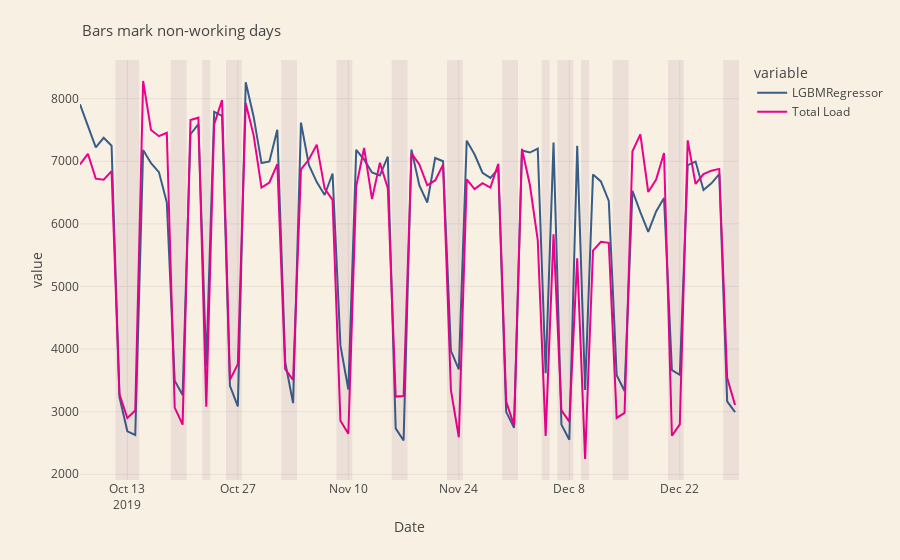

Notebook cell for this chart:
### Code cell
model_stats_df = get_prediction_stats(predictions['Total Load'], predictions['LGBMRegressor'], 'LightGBM-Total')
stats = stats.append(model_stats_df)
print(model_stats_df)
fig = px.line(predictions[['Date', 'LGBMRegressor','Total Load']].set_index('Date'))
mark_days_on_plot(fig, off_days)

### Figure 1 — Plotly figure (JSON) as saved in the notebook; plotly's stock layout.template omitted (floating-point values rounded to 4 significant figures)
{"data": [{"hovertemplate": "variable=LGBMRegressor<br>Date=%{x}<br>value=%{y}<extra></extra>", "legendgroup": "LGBMRegressor", "line": {"color": "#385E88", "dash": "solid"}, "marker": {"symbol": "circle"}, "mode": "lines", "name": "LGBMRegressor", "orientation": "v", "showlegend": true, "type": "scatter", "x": ["2019-10-07T00:00:00", "2019-10-08T00:00:00", "2019-10-09T00:00:00", "2019-10-10T00:00:00", "2019-10-11T00:00:00", "2019-10-12T00:00:00", "2019-10-13T00:00:00", "2019-10-14T00:00:00", "2019-10-15T00:00:00", "2019-10-16T00:00:00", "2019-10-17T00:00:00", "2019-10-18T00:00:00", "2019-10-19T00:00:00", "2019-10-20T00:00:00", "2019-10-21T00:00:00", "2019-10-22T00:00:00", "2019-10-23T00:00:00", "2019-10-24T00:00:00", "2019-10-25T00:00:00", "2019-10-26T00:00:00", "2019-10-27T00:00:00", "2019-10-28T00:00:00", "2019-10-29T00:00:00", "2019-10-30T00:00:00", "2019-10-31T00:00:00", "2019-11-01T00:00:00", "2019-11-02T00:00:00", "2019-11-03T00:00:00", "2019-11-04T00:00:00", "2019-11-05T00:00:00", "2019-11-06T00:00:00", "2019-11-07T00:00:00", "2019-11-08T00:00:00", "2019-11-09T00:00:00", "2019-11-10T00:00:00", "2019-11-11T00:00:00", "2019-11-12T00:00:00", "2019-11-13T00:00:00", "2019-11-14T00:00:00", "2019-11-15T00:00:00", "2019-11-16T00:00:00", "2019-11-17T00:00:00", "2019-11-18T00:00:00", "2019-11-19T00:00:00", "2019-11-20T00:00:00", "2019-11-21T00:00:00", "2019-11-22T00:00:00", "2019-11-23T00:00:00", "2019-11-24T00:00:00", "2019-11-25T00:00:00", "2019-11-26T00:00:00", "2019-11-27T00:00:00", "2019-11-28T00:00:00", "2019-11-29T00:00:00", "2019-11-30T00:00:00", "2019-12-01T00:00:00", "2019-12-02T00:00:00", "2019-12-03T00:00:00", "2019-12-04T00:00:00", "2019-12-05T00:00:00", "2019-12-06T00:00:00", "2019-12-07T00:00:00", "2019-12-08T00:00:00", "2019-12-09T00:00:00", "2019-12-10T00:00:00", "2019-12-11T00:00:00", "2019-12-12T00:00:00", "2019-12-13T00:00:00", "2019-12-14T00:00:00", "2019-12-15T00:00:00", "2019-12-16T00:00:00", "2019-12-17T00:00:00", "2019-12-18T00:00:00", "2019-12-19T00:00:00", "2019-12-20T00:00:00", "2019-12-21T00:00:00", "2019-12-22T00:00:00", "2019-12-23T00:00:00", "2019-12-24T00:00:00", "2019-12-25T00:00:00", "2019-12-26T00:00:00", "2019-12-27T00:00:00", "2019-12-28T00:00:00", "2019-12-29T00:00:00"], "xaxis": "x", "y": [7910.0, 7553.0, 7223.0, 7376.0, 7249.0, 3234.0, 2686.0, 2627.0, 7182.0, 6970.0, 6827.0, 6344.0, 3493.0, 3265.0, 7432.0, 7592.0, 3728.0, 7789.0, 7724.0, 3414.0, 3083.0, 8261.0, 7713.0, 6972.0, 6998.0, 7505.0, 3793.0, 3137.0, 7617.0, 6943.0, 6668.0, 6461.0, 6805.0, 4055.0, 3355.0, 7184.0, 7025.0, 6822.0, 6774.0, 7073.0, 2734.0, 2540.0, 7186.0, 6616.0, 6342.0, 7053.0, 7001.0, 3973.0, 3676.0, 7330.0, 7109.0, 6817.0, 6734.0, 6879.0, 2997.0, 2744.0, 7170.0, 7140.0, 7204.0, 3615.0, 7298.0, 2794.0, 2551.0, 7248.0, 3347.0, 6789.0, 6678.0, 6368.0, 3582.0, 3331.0, 6529.0, 6187.0, 5872.0, 6199.0, 6414.0, 3663.0, 3590.0, 6937.0, 6996.0, 6543.0, 6647.0, 6794.0, 3165.0, 2993.0], "yaxis": "y"}, {"hovertemplate": "variable=Total Load<br>Date=%{x}<br>value=%{y}<extra></extra>", "legendgroup": "Total Load", "line": {"color": "#EC008C", "dash": "solid"}, "marker": {"symbol": "circle"}, "mode": "lines", "name": "Total Load", "orientation": "v", "showlegend": true, "type": "scatter", "x": ["2019-10-07T00:00:00", "2019-10-08T00:00:00", "2019-10-09T00:00:00", "2019-10-10T00:00:00", "2019-10-11T00:00:00", "2019-10-12T00:00:00", "2019-10-13T00:00:00", "2019-10-14T00:00:00", "2019-10-15T00:00:00", "2019-10-16T00:00:00", "2019-10-17T00:00:00", "2019-10-18T00:00:00", "2019-10-19T00:00:00", "2019-10-20T00:00:00", "2019-10-21T00:00:00", "2019-10-22T00:00:00", "2019-10-23T00:00:00", "2019-10-24T00:00:00", "2019-10-25T00:00:00", "2019-10-26T00:00:00", "2019-10-27T00:00:00", "2019-10-28T00:00:00", "2019-10-29T00:00:00", "2019-10-30T00:00:00", "2019-10-31T00:00:00", "2019-11-01T00:00:00", "2019-11-02T00:00:00", "2019-11-03T00:00:00", "2019-11-04T00:00:00", "2019-11-05T00:00:00", "2019-11-06T00:00:00", "2019-11-07T00:00:00", "2019-11-08T00:00:00", "2019-11-09T00:00:00", "2019-11-10T00:00:00", "2019-11-11T00:00:00", "2019-11-12T00:00:00", "2019-11-13T00:00:00", "2019-11-14T00:00:00", "2019-11-15T00:00:00", "2019-11-16T00:00:00", "2019-11-17T00:00:00", "2019-11-18T00:00:00", "2019-11-19T00:00:00", "2019-11-20T00:00:00", "2019-11-21T00:00:00", "2019-11-22T00:00:00", "2019-11-23T00:00:00", "2019-11-24T00:00:00", "2019-11-25T00:00:00", "2019-11-26T00:00:00", "2019-11-27T00:00:00", "2019-11-28T00:00:00", "2019-11-29T00:00:00", "2019-11-30T00:00:00", "2019-12-01T00:00:00", "2019-12-02T00:00:00", "2019-12-03T00:00:00", "2019-12-04T00:00:00", "2019-12-05T00:00:00", "2019-12-06T00:00:00", "2019-12-07T00:00:00", "2019-12-08T00:00:00", "2019-12-09T00:00:00", "2019-12-10T00:00:00", "2019-12-11T00:00:00", "2019-12-12T00:00:00", "2019-12-13T00:00:00", "2019-12-14T00:00:00", "2019-12-15T00:00:00", "2019-12-16T00:00:00", "2019-12-17T00:00:00", "2019-12-18T00:00:00", "2019-12-19T00:00:00", "2019-12-20T00:00:00", "2019-12-21T00:00:00", "2019-12-22T00:00:00", "2019-12-23T00:00:00", "2019-12-24T00:00:00", "2019-12-25T00:00:00", "2019-12-26T00:00:00", "2019-12-27T00:00:00", "2019-12-28T00:00:00", "2019-12-29T00:00:00"], "xaxis": "x", "y": [6950.0, 7120.0, 6723.0, 6705.0, 6842.0, 3276.0, 2899.0, 3019.0, 8283.0, 7499.0, 7401.0, 7455.0, 3066.0, 2792.0, 7658.0, 7696.0, 3080.0, 7593.0, 7978.0, 3508.0, 3760.0, 7928.0, 7415.0, 6579.0, 6662.0, 6956.0, 3681.0, 3506.0, 6871.0, 7028.0, 7266.0, 6563.0, 6383.0, 2856.0, 2646.0, 6599.0, 7212.0, 6396.0, 6976.0, 6572.0, 3241.0, 3249.0, 7128.0, 6948.0, 6615.0, 6694.0, 6944.0, 3343.0, 2591.0, 6712.0, 6555.0, 6652.0, 6579.0, 6961.0, 3163.0, 2781.0, 7198.0, 6625.0, 5740.0, 2614.0, 5833.0, 3021.0, 2841.0, 5450.0, 2244.0, 5572.0, 5714.0, 5698.0, 2901.0, 2981.0, 7159.0, 7429.0, 6510.0, 6708.0, 7133.0, 2615.0, 2796.0, 7334.0, 6637.0, 6795.0, 6850.0, 6879.0, 3542.0, 3105.0], "yaxis": "y"}], "layout": {"annotations": [{"font": {"size": 15}, "showarrow": false, "text": "Bars mark non-working days", "textangle": 0, "x": 0, "xanchor": "left", "xref": "paper", "y": 1.1, "yref": "paper"}], "legend": {"title": {"text": "variable"}, "tracegroupgap": 0}, "margin": {"t": 60}, "shapes": [{"fillcolor": "#582156", "line": {"width": 0}, "opacity": 0.08, "type": "rect", "x0": "2019-10-11T12:00:00", "x1": "2019-10-12T12:00:00", "xref": "x", "y0": 0, "y1": 1, "yref": "y domain"}, {"fillcolor": "#582156", "line": {"width": 0}, "opacity": 0.08, "type": "rect", "x0": "2019-10-12T12:00:00", "x1": "2019-10-13T12:00:00", "xref": "x", "y0": 0, "y1": 1, "yref": "y domain"}, {"fillcolor": "#582156", "line": {"width": 0}, "opacity": 0.08, "type": "rect", "x0": "2019-10-13T12:00:00", "x1": "2019-10-14T12:00:00", "xref": "x", "y0": 0, "y1": 1, "yref": "y domain"}, {"fillcolor": "#582156", "line": {"width": 0}, "opacity": 0.08, "type": "rect", "x0": "2019-10-18T12:00:00", "x1": "2019-10-19T12:00:00", "xref": "x", "y0": 0, "y1": 1, "yref": "y domain"}, {"fillcolor": "#582156", "line": {"width": 0}, "opacity": 0.08, "type": "rect", "x0": "2019-10-19T12:00:00", "x1": "2019-10-20T12:00:00", "xref": "x", "y0": 0, "y1": 1, "yref": "y domain"}, {"fillcolor": "#582156", "line": {"width": 0}, "opacity": 0.08, "type": "rect", "x0": "2019-10-22T12:00:00", "x1": "2019-10-23T12:00:00", "xref": "x", "y0": 0, "y1": 1, "yref": "y domain"}, {"fillcolor": "#582156", "line": {"width": 0}, "opacity": 0.08, "type": "rect", "x0": "2019-10-25T12:00:00", "x1": "2019-10-26T12:00:00", "xref": "x", "y0": 0, "y1": 1, "yref": "y domain"}, {"fillcolor": "#582156", "line": {"width": 0}, "opacity": 0.08, "type": "rect", "x0": "2019-10-26T12:00:00", "x1": "2019-10-27T12:00:00", "xref": "x", "y0": 0, "y1": 1, "yref": "y domain"}, {"fillcolor": "#582156", "line": {"width": 0}, "opacity": 0.08, "type": "rect", "x0": "2019-11-01T12:00:00", "x1": "2019-11-02T12:00:00", "xref": "x", "y0": 0, "y1": 1, "yref": "y domain"}, {"fillcolor": "#582156", "line": {"width": 0}, "opacity": 0.08, "type": "rect", "x0": "2019-11-02T12:00:00", "x1": "2019-11-03T12:00:00", "xref": "x", "y0": 0, "y1": 1, "yref": "y domain"}, {"fillcolor": "#582156", "line": {"width": 0}, "opacity": 0.08, "type": "rect", "x0": "2019-11-08T12:00:00", "x1": "2019-11-09T12:00:00", "xref": "x", "y0": 0, "y1": 1, "yref": "y domain"}, {"fillcolor": "#582156", "line": {"width": 0}, "opacity": 0.08, "type": "rect", "x0": "2019-11-09T12:00:00", "x1": "2019-11-10T12:00:00", "xref": "x", "y0": 0, "y1": 1, "yref": "y domain"}, {"fillcolor": "#582156", "line": {"width": 0}, "opacity": 0.08, "type": "rect", "x0": "2019-11-15T12:00:00", "x1": "2019-11-16T12:00:00", "xref": "x", "y0": 0, "y1": 1, "yref": "y domain"}, {"fillcolor": "#582156", "line": {"width": 0}, "opacity": 0.08, "type": "rect", "x0": "2019-11-16T12:00:00", "x1": "2019-11-17T12:00:00", "xref": "x", "y0": 0, "y1": 1, "yref": "y domain"}, {"fillcolor": "#582156", "line": {"width": 0}, "opacity": 0.08, "type": "rect", "x0": "2019-11-22T12:00:00", "x1": "2019-11-23T12:00:00", "xref": "x", "y0": 0, "y1": 1, "yref": "y domain"}, {"fillcolor": "#582156", "line": {"width": 0}, "opacity": 0.08, "type": "rect", "x0": "2019-11-23T12:00:00", "x1": "2019-11-24T12:00:00", "xref": "x", "y0": 0, "y1": 1, "yref": "y domain"}, {"fillcolor": "#582156", "line": {"width": 0}, "opacity": 0.08, "type": "rect", "x0": "2019-11-29T12:00:00", "x1": "2019-11-30T12:00:00", "xref": "x", "y0": 0, "y1": 1, "yref": "y domain"}, {"fillcolor": "#582156", "line": {"width": 0}, "opacity": 0.08, "type": "rect", "x0": "2019-11-30T12:00:00", "x1": "2019-12-01T12:00:00", "xref": "x", "y0": 0, "y1": 1, "yref": "y domain"}, {"fillcolor": "#582156", "line": {"width": 0}, "opacity": 0.08, "type": "rect", "x0": "2019-12-04T12:00:00", "x1": "2019-12-05T12:00:00", "xref": "x", "y0": 0, "y1": 1, "yref": "y domain"}, {"fillcolor": "#582156", "line": {"width": 0}, "opacity": 0.08, "type": "rect", "x0": "2019-12-06T12:00:00", "x1": "2019-12-07T12:00:00", "xref": "x", "y0": 0, "y1": 1, "yref": "y domain"}, {"fillcolor": "#582156", "line": {"width": 0}, "opacity": 0.08, "type": "rect", "x0": "2019-12-07T12:00:00", "x1": "2019-12-08T12:00:00", "xref": "x", "y0": 0, "y1": 1, "yref": "y domain"}, {"fillcolor": "#582156", "line": {"width": 0}, "opacity": 0.08, "type": "rect", "x0": "2019-12-09T12:00:00", "x1": "2019-12-10T12:00:00", "xref": "x", "y0": 0, "y1": 1, "yref": "y domain"}, {"fillcolor": "#582156", "line": {"width": 0}, "opacity": 0.08, "type": "rect", "x0": "2019-12-13T12:00:00", "x1": "2019-12-14T12:00:00", "xref": "x", "y0": 0, "y1": 1, "yref": "y domain"}, {"fillcolor": "#582156", "line": {"width": 0}, "opacity": 0.08, "type": "rect", "x0": "2019-12-14T12:00:00", "x1": "2019-12-15T12:00:00", "xref": "x", "y0": 0, "y1": 1, "yref": "y domain"}, {"fillcolor": "#582156", "line": {"width": 0}, "opacity": 0.08, "type": "rect", "x0": "2019-12-20T12:00:00", "x1": "2019-12-21T12:00:00", "xref": "x", "y0": 0, "y1": 1, "yref": "y domain"}, {"fillcolor": "#582156", "line": {"width": 0}, "opacity": 0.08, "type": "rect", "x0": "2019-12-21T12:00:00", "x1": "2019-12-22T12:00:00", "xref": "x", "y0": 0, "y1": 1, "yref": "y domain"}, {"fillcolor": "#582156", "line": {"width": 0}, "opacity": 0.08, "type": "rect", "x0": "2019-12-27T12:00:00", "x1": "2019-12-28T12:00:00", "xref": "x", "y0": 0, "y1": 1, "yref": "y domain"}, {"fillcolor": "#582156", "line": {"width": 0}, "opacity": 0.08, "type": "rect", "x0": "2019-12-28T12:00:00", "x1": "2019-12-29T12:00:00", "xref": "x", "y0": 0, "y1": 1, "yref": "y domain"}], "xaxis": {"anchor": "y", "domain": [0, 1], "title": {"text": "Date"}}, "yaxis": {"anchor": "x", "domain": [0, 1], "title": {"text": "value"}}}}
